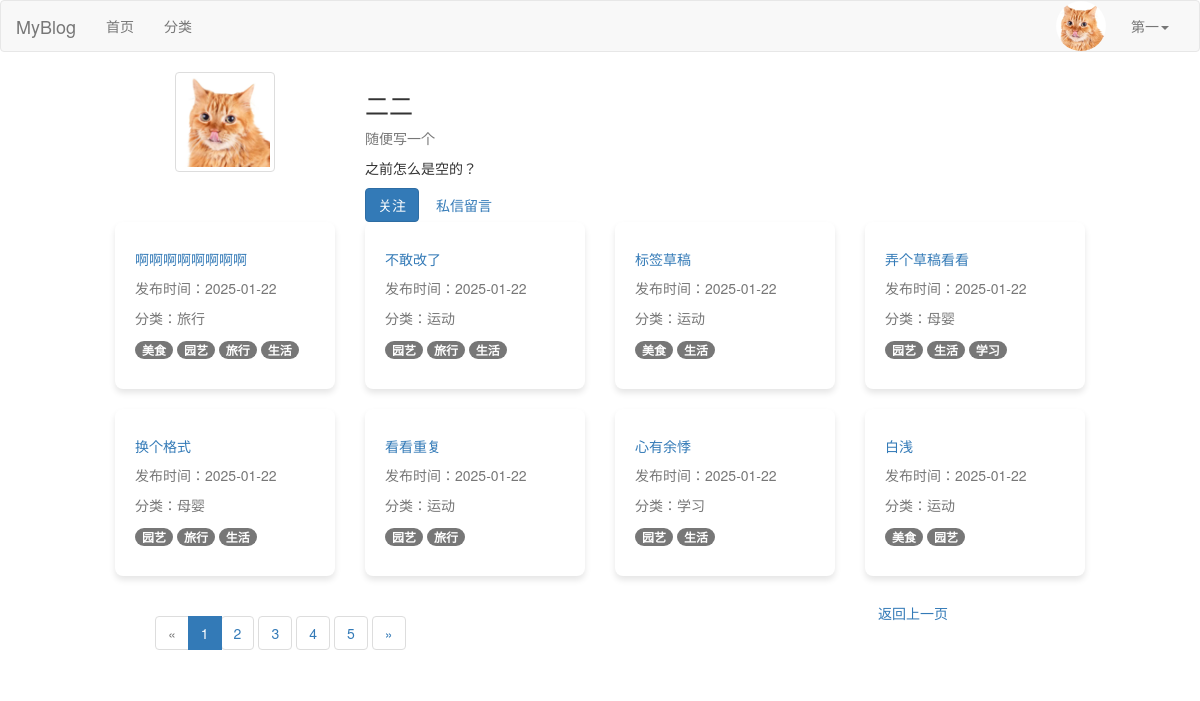
/author/33/ (signed in), run on the app's committed database.
### users/models.py (models this page shows, shortened)
class UserProfile(models.Model):
    USER_GENDER_TYPE = (
        ('male','男'),
        ('female','女'),
    )
    owner = models.OneToOneField(User, on_delete=models.CASCADE, verbose_name='用户')
    nickname=models.CharField(verbose_name='昵称',max_length=23,blank=True,null=True)
    birthday=models.DateTimeField(verbose_name='生日',blank=True,null=True)
    gender=models.CharField(verbose_name='性别', choices=USER_GENDER_TYPE,max_length=6,default='male')
    image=models.ImageField(verbose_name='用户头像',upload_to=user_avatar_upload_to,default='image/default.jpg',max_length=255)
    desc=models.TextField(verbose_name='个人简介',max_length=200,blank=True,default='')
    signature=models.CharField(verbose_name='个性签名',max_length=50,blank=True,default='')

### blog/models.py (models this page shows, shortened)
class Post(models.Model):
    DRAFT = 'draft'
    PUBLISHED = 'published'
    STATUS_CHOICES = [
        (DRAFT, '草稿'),
        (PUBLISHED, '已发布'),
    ]
    title = models.CharField(max_length=61, verbose_name="文章标题")
    desc = models.TextField(max_length=200, blank=True, default="", verbose_name="文章描述")
    category = models.ForeignKey(Category, on_delete=models.CASCADE, verbose_name="分类")
    content = models.TextField(verbose_name="文章详情")
    tags = models.ManyToManyField(Tag, related_name='posts', verbose_name="文章标签")  # 修改为 ManyToManyField
    owner = models.ForeignKey(User, on_delete=models.CASCADE, verbose_name="作者")
    is_hot = models.BooleanField(default=False, verbose_name='是否热门')
    pv = models.IntegerField(default=0, verbose_name='浏览量')
    add_date = models.DateTimeField(auto_now_add=True, verbose_name="添加时间")
    pub_date = models.DateTimeField(auto_now=True, verbose_name="修改时间")
    status = models.CharField(max_length=10, choices=STATUS_CHOICES, default=DRAFT, verbose_name="状态")
    liked_users = models.ManyToManyField(
        User,
        related_name="liked_posts",
        blank=True,
        verbose_name="点赞用户",
    )
    favorited_users = models.ManyToManyField(
        User,
        related_name="favorited_posts",
        blank=True,
        verbose_name="收藏用户",
    )
    class Meta:
        verbose_name = "文章"
        verbose_name_plural = verbose_name

class Category(models.Model):
    name = models.CharField(max_length=32, verbose_name="分类名称")
    desc = models.TextField(max_length=200, blank=True, default="", verbose_name="分类描述")
    add_date = models.DateTimeField(auto_now_add=True, verbose_name="添加时间")
    pub_date = models.DateTimeField(auto_now_add=True, verbose_name="修改时间")
    class Meta:
        verbose_name="博客分类"
        verbose_name_plural = verbose_name
    def __str__(self):
        return self.name

class Tag(models.Model):
    name = models.CharField(max_length=10, verbose_name="文章标签")
    add_date = models.DateTimeField(auto_now_add=True, verbose_name="添加时间")
    pub_date = models.DateTimeField(auto_now_add=True, verbose_name="修改时间")
    class Meta:
        verbose_name = "文章标签"
        verbose_name_plural = verbose_name

### blog/views/user.py (the view)
# urls.py: path('author/<int:author_id>/', user.author_profile, name='author_profile'),
def author_profile(request, author_id):
    author = get_object_or_404(User, id=author_id)
    posts = Post.objects.filter(owner=author, status='published').order_by('-pub_date')
    paginator = Paginator(posts, 8)  # 每页显示 8 篇文章
    page_number = request.GET.get('page')
    post_list = paginator.get_page(page_number)
    followers = User.objects.filter(following__followed=author)
    is_following = False
    if request.user.is_authenticated:  # 确保用户已登录
        is_following = Follow.objects.filter(follower=request.user, followed=author).exists()
    return render(request, 'users/author_profile.html', {
        'author': author,
        'post_list': post_list,
        'followers': followers,
        'is_following': is_following,  # 当前用户是否关注作者
    })

### blog/templates/users/author_profile.html (shortened to what this page needs)
{% extends 'layout/base.html' %}
{% block content %}
    <div class="author-profile container my-4" style="max-width: 1000px;">
        <div class="author-info card shadow-sm p-4 mb-4 bg-white rounded border">
            <div class="row align-items-center">
                <div class="col-md-3 text-center">
                    <img src="{{ author.userprofile.image.url }}"
                         alt="{{ author.username }}"
                         class="author-avatar img-thumbnail rounded-circle"
                         style="width: 100px; height: 100px; object-fit: cover;">
                </div>
                <div class="col-md-9">
                    <h3 class="author-name mb-2">{{ author.userprofile.nickname|default:author.username }}</h3>
                    <p class="author-signature text-muted mb-1">{{ author.userprofile.signature|default:"这位作者很神秘，还没有留下签名。" }}</p>
                    <p class="author-bio mb-0">{{ author.userprofile.desc|default:"暂无简介" }}</p>
                    <div class="d-flex justify-content-end mt-3">
                        {% if is_following %}
                            <a href="{% url 'users:follow_user' author.id %}?action=unfollow"
                               class="btn btn-secondary me-2">已关注</a>
                        {% else %}
                            <a href="{% url 'users:follow_user' author.id %}?action=follow"
                               class="btn btn-primary me-2">关注</a>
                        {% endif %}
                        <a href="{% url 'users:chat' author.id %}" class="btn btn-secondary">私信留言</a>
                    </div>
                </div>
            </div>
        </div>
        <div class="author-posts">
            {% if post_list %}
                <div class="row">
                    {% for post in post_list %}
                        <div class="col-md-3 mb-4">
                            <div class="box blog-box">
                                <h5 class="post-title mb-2">
                                    <a href="{% url 'blog:post_detail' post.id %}"
                                       class="text-decoration-none text-dark">
                                        {{ post.title }}
                                    </a>
                                </h5>
                                <p class="post-meta text-muted mb-1">发布时间：{{ post.pub_date|date:"Y-m-d" }}</p>
                                <p class="post-meta text-muted mb-1">分类：{{ post.category|default:"未分类" }}</p>
                                <p class="post-meta text-muted mb-0">
                                    {% for tag in post.tags.all %}
                                        <span class="badge bg-secondary">{{ tag.name }}</span>
                                    {% empty %}
                                        无标签
                                    {% endfor %}
                                </p>
                            </div>
                        </div>
                    {% endfor %}
                </div>
            {% else %}
                <p class="text-center text-muted">该作者尚未发布任何文章。</p>
            {% endif %}
        </div>
        <div class="d-flex justify-content-between align-items-center mt-4">
            <div class="row w-100">
                <div class="col-md-9">
                    <nav aria-label="Page navigation">
                        <ul class="pagination mb-0">
                            {% if post_list.has_previous %}
                                <li class="page-item">
                                    <a class="page-link" href="?page={{ post_list.previous_page_number }}"
                                       aria-label="Previous">
                                        &laquo;
                                    </a>
                                </li>
                            {% else %}
                                <li class="page-item disabled">
                                    <span class="page-link">&laquo;</span>
                                </li>
                            {% endif %}
                            {% for num in post_list.paginator.page_range %}
                                {% if post_list.number == num %}
                                    <li class="page-item active">
                                        <span class="page-link">{{ num }}</span>
                                    </li>
                                {% else %}
                                    <li class="page-item">
                                        <a class="page-link" href="?page={{ num }}">{{ num }}</a>
                                    </li>
                                {% endif %}
                            {% endfor %}
                            {% if post_list.has_next %}
                                <li class="page-item">
                                    <a class="page-link" href="?page={{ post_list.next_page_number }}"
                                       aria-label="Next">
                                        &raquo;
                                    </a>
                                </li>
                            {% else %}
                                <li class="page-item disabled">
                                    <span class="page-link">&raquo;</span>
                                </li>
                            {% endif %}
                        </ul>
                    </nav>
                </div>
                <div class="col-md-3 text-end">
                    <a href="javascript:history.back();" class="btn btn-secondary">返回上一页</a>
                </div>
            </div>
        </div>
    </div>
{% endblock %}

### blog/templates/layout/base.html (shortened to what this page needs)
{% load static %}
{% load category %}
<!DOCTYPE html>
<html lang="en">
<head>
    <link rel="stylesheet" href="{% static 'plugin/bootstrap/css/bootstrap.css' %}">
    <link rel="stylesheet" href="{% static 'plugin/font-awesome/css/font-awesome.min.css' %}">
    <link rel="stylesheet" href="{% static 'css/blog.css' %}">
</head>
<body>
<nav class="navbar navbar-default">
    <div class="container-fluid">
        <div class="navbar-header">
            <a class="navbar-brand" href="{% url 'blog:index' %}">MyBlog</a>
        </div>
        <div class="collapse navbar-collapse" id="bs-example-navbar-collapse-1">
            <ul class="nav navbar-nav">
                <li><a href="{% url 'blog:index' %}">首页<span class="sr-only">(current)</span></a></li>
                <li><a href="{% url 'blog:category_list' %}">分类</a></li>
            </ul>
            <ul class="nav navbar-nav navbar-right">
                {% if request.user.is_authenticated %}
                    <li class="user-avatar">
                        <img src="{{ request.user.userprofile.image.url }}" alt="User Avatar" class="avatar-img">
                    </li>
                    <li class="dropdown">
                        <a href="#" class="dropdown-toggle" data-toggle="dropdown" role="button" aria-haspopup="true"
                           aria-expanded="false">
                            {{ request.user.username }}<span class="caret"></span>
                        </a>
                    </li>
                {% else %}
                    <li><a href="{% url 'users:login' %}">登录</a></li>
                    <li><a href="{% url 'users:register' %}" target="_blank">注册</a></li>
                {% endif %}
            </ul>
        </div>
    </div>
</nav>
{% block content %}{% endblock %}
</body>
</html>

### static/css/blog.css (style rules this page uses)
.user-avatar { display: inline-block; vertical-align: middle; margin-right: 10px; }
.avatar-img { width: 50px; height: 50px; border-radius: 50%; object-fit: cover; }
.blog-box { padding: 20px; background-color: #fff; margin-bottom: 20px; box-shadow: 0px 4px 6px rgba(0, 0, 0, 0.1); border-radius: 8px; }
.pagination { margin: 20px 0; margin-left: 40px; }
.pagination a { margin: 0 5px; padding: 5px 10px; background-color: #007bff; color: white; border-radius: 4px; text-decoration: none; }

### data on the page
Post: title "啊啊啊啊啊啊啊啊", pub_date "2025-01-22", category "旅行"
Tag: name "美食"
Tag: name "园艺"
Tag: name "旅行"
Tag: name "生活"
Post: title "不敢改了", pub_date "2025-01-22", category "运动"
Post: title "标签草稿", pub_date "2025-01-22", category "运动"
Post: title "弄个草稿看看", pub_date "2025-01-22", category "母婴"
Tag: name "学习"
Post: title "换个格式", pub_date "2025-01-22", category "母婴"
Post: title "看看重复", pub_date "2025-01-22", category "运动"
Post: title "心有余悸", pub_date "2025-01-22", category "学习"
Post: title "白浅", pub_date "2025-01-22", category "运动"

### other printed values
{{ request.user.username }} "第一"
{{ author.userprofile.nickname|default:author.username }} "二二"
{{ author.userprofile.signature|default:"这位作者很神秘，还没有留下签名。" }} "随便写一个"
{{ author.userprofile.desc|default:"暂无简介" }} "之前怎么是空的？"
{{ num }} "1"
{{ num }} "2" "3" "4" "5"
